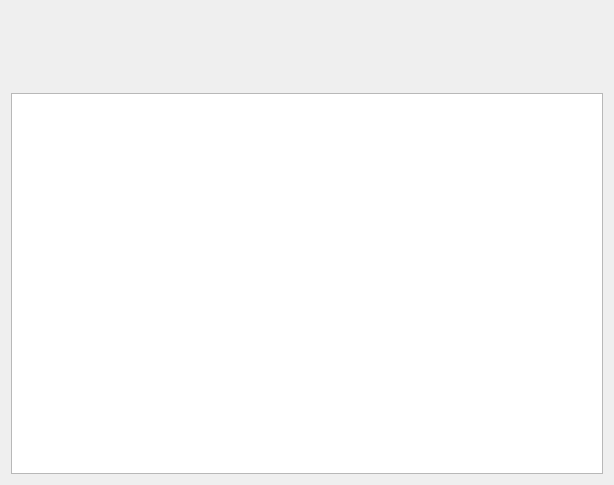
<?xml version="1.0" encoding="UTF-8"?>
<ui version="4.0">
 <class>SystemLog</class>
 <widget class="QWidget" name="SystemLog">
  <property name="geometry">
   <rect>
    <x>0</x>
    <y>0</y>
    <width>614</width>
    <height>485</height>
   </rect>
  </property>
  <property name="windowTitle">
   <string>Form</string>
  </property>
  <layout class="QHBoxLayout" name="horizontalLayout">
   <item>
    <layout class="QVBoxLayout" name="verticalLayout" stretch="1,5">
     <item>
      <widget class="QLabel" name="label">
       <property name="text">
        <string/>
       </property>
      </widget>
     </item>
     <item>
      <widget class="QListWidget" name="listWidget"/>
     </item>
    </layout>
   </item>
  </layout>
 </widget>
 <resources/>
 <connections/>
</ui>
